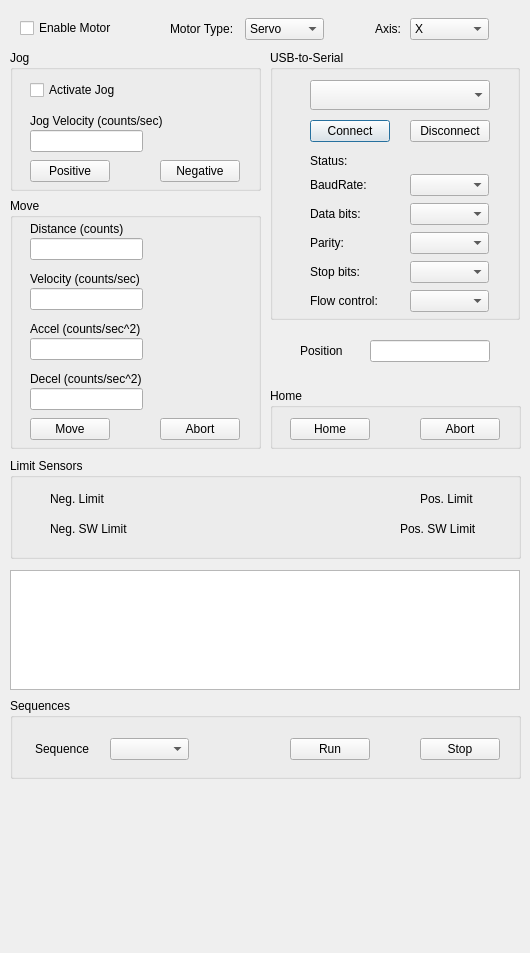
<?xml version="1.0" encoding="UTF-8"?>
<ui version="4.0">
 <class>MainWindow</class>
 <widget class="QDialog" name="MainWindow">
  <property name="geometry">
   <rect>
    <x>0</x>
    <y>0</y>
    <width>530</width>
    <height>953</height>
   </rect>
  </property>
  <property name="windowTitle">
   <string>Dialog</string>
  </property>
  <property name="autoFillBackground">
   <bool>false</bool>
  </property>
  <widget class="QGroupBox" name="USBtoSerialBox">
   <property name="enabled">
    <bool>true</bool>
   </property>
   <property name="geometry">
    <rect>
     <x>270</x>
     <y>50</y>
     <width>250</width>
     <height>270</height>
    </rect>
   </property>
   <property name="title">
    <string>USB-to-Serial</string>
   </property>
   <widget class="QPushButton" name="PushButton_PortConnect">
    <property name="geometry">
     <rect>
      <x>40</x>
      <y>70</y>
      <width>80</width>
      <height>22</height>
     </rect>
    </property>
    <property name="text">
     <string>Connect</string>
    </property>
   </widget>
   <widget class="QPushButton" name="PushButton_PortDisconnect">
    <property name="geometry">
     <rect>
      <x>140</x>
      <y>70</y>
      <width>80</width>
      <height>22</height>
     </rect>
    </property>
    <property name="text">
     <string>Disconnect</string>
    </property>
   </widget>
   <widget class="QComboBox" name="ComboBox_SerialPort">
    <property name="geometry">
     <rect>
      <x>40</x>
      <y>30</y>
      <width>180</width>
      <height>30</height>
     </rect>
    </property>
   </widget>
   <widget class="QLabel" name="flowControlLabel">
    <property name="geometry">
     <rect>
      <x>40</x>
      <y>240</y>
      <width>77</width>
      <height>22</height>
     </rect>
    </property>
    <property name="text">
     <string>Flow control:</string>
    </property>
   </widget>
   <widget class="QComboBox" name="baudRateBox">
    <property name="geometry">
     <rect>
      <x>140</x>
      <y>124</y>
      <width>79</width>
      <height>22</height>
     </rect>
    </property>
   </widget>
   <widget class="QComboBox" name="dataBitsBox">
    <property name="geometry">
     <rect>
      <x>140</x>
      <y>153</y>
      <width>79</width>
      <height>22</height>
     </rect>
    </property>
   </widget>
   <widget class="QComboBox" name="flowControlBox">
    <property name="geometry">
     <rect>
      <x>140</x>
      <y>240</y>
      <width>79</width>
      <height>22</height>
     </rect>
    </property>
   </widget>
   <widget class="QComboBox" name="parityBox">
    <property name="geometry">
     <rect>
      <x>140</x>
      <y>182</y>
      <width>79</width>
      <height>22</height>
     </rect>
    </property>
   </widget>
   <widget class="QLabel" name="dataBitsLabel">
    <property name="geometry">
     <rect>
      <x>40</x>
      <y>153</y>
      <width>77</width>
      <height>22</height>
     </rect>
    </property>
    <property name="text">
     <string>Data bits:</string>
    </property>
   </widget>
   <widget class="QLabel" name="stopBitsLabel">
    <property name="geometry">
     <rect>
      <x>40</x>
      <y>211</y>
      <width>77</width>
      <height>22</height>
     </rect>
    </property>
    <property name="text">
     <string>Stop bits:</string>
    </property>
   </widget>
   <widget class="QComboBox" name="stopBitsBox">
    <property name="geometry">
     <rect>
      <x>140</x>
      <y>211</y>
      <width>79</width>
      <height>22</height>
     </rect>
    </property>
   </widget>
   <widget class="QLabel" name="parityLabel">
    <property name="geometry">
     <rect>
      <x>40</x>
      <y>182</y>
      <width>77</width>
      <height>22</height>
     </rect>
    </property>
    <property name="text">
     <string>Parity:</string>
    </property>
   </widget>
   <widget class="QLabel" name="baudRateLabel">
    <property name="geometry">
     <rect>
      <x>40</x>
      <y>124</y>
      <width>77</width>
      <height>22</height>
     </rect>
    </property>
    <property name="text">
     <string>BaudRate:</string>
    </property>
   </widget>
   <widget class="QLabel" name="Label_ConnectionStatus">
    <property name="geometry">
     <rect>
      <x>40</x>
      <y>100</y>
      <width>180</width>
      <height>22</height>
     </rect>
    </property>
    <property name="text">
     <string>Status:</string>
    </property>
   </widget>
  </widget>
  <widget class="QCheckBox" name="CheckBox_EnableMotor">
   <property name="geometry">
    <rect>
     <x>20</x>
     <y>18</y>
     <width>111</width>
     <height>20</height>
    </rect>
   </property>
   <property name="text">
    <string>Enable Motor</string>
   </property>
  </widget>
  <widget class="QComboBox" name="comboBox">
   <property name="geometry">
    <rect>
     <x>245</x>
     <y>18</y>
     <width>79</width>
     <height>22</height>
    </rect>
   </property>
   <item>
    <property name="text">
     <string>Servo</string>
    </property>
   </item>
   <item>
    <property name="text">
     <string>Stepper</string>
    </property>
   </item>
  </widget>
  <widget class="QLabel" name="label">
   <property name="geometry">
    <rect>
     <x>170</x>
     <y>18</y>
     <width>80</width>
     <height>22</height>
    </rect>
   </property>
   <property name="text">
    <string>Motor Type:</string>
   </property>
  </widget>
  <widget class="QLabel" name="label_2">
   <property name="geometry">
    <rect>
     <x>375</x>
     <y>18</y>
     <width>30</width>
     <height>22</height>
    </rect>
   </property>
   <property name="text">
    <string>Axis: </string>
   </property>
  </widget>
  <widget class="QComboBox" name="ComboBox_AxisSelect">
   <property name="geometry">
    <rect>
     <x>410</x>
     <y>18</y>
     <width>79</width>
     <height>22</height>
    </rect>
   </property>
   <item>
    <property name="text">
     <string>X</string>
    </property>
   </item>
   <item>
    <property name="text">
     <string>Y</string>
    </property>
   </item>
   <item>
    <property name="text">
     <string>Z</string>
    </property>
   </item>
  </widget>
  <widget class="QGroupBox" name="Move">
   <property name="geometry">
    <rect>
     <x>10</x>
     <y>198</y>
     <width>251</width>
     <height>251</height>
    </rect>
   </property>
   <property name="title">
    <string>Move</string>
   </property>
   <widget class="QLineEdit" name="LineEdit_Distance">
    <property name="geometry">
     <rect>
      <x>20</x>
      <y>40</y>
      <width>113</width>
      <height>22</height>
     </rect>
    </property>
   </widget>
   <widget class="QLineEdit" name="LineEdit_Velocity">
    <property name="geometry">
     <rect>
      <x>20</x>
      <y>90</y>
      <width>113</width>
      <height>22</height>
     </rect>
    </property>
   </widget>
   <widget class="QLineEdit" name="LineEdit_Accel">
    <property name="geometry">
     <rect>
      <x>20</x>
      <y>140</y>
      <width>113</width>
      <height>22</height>
     </rect>
    </property>
   </widget>
   <widget class="QLineEdit" name="LineEdit_Decel">
    <property name="geometry">
     <rect>
      <x>20</x>
      <y>190</y>
      <width>113</width>
      <height>22</height>
     </rect>
    </property>
   </widget>
   <widget class="QPushButton" name="PushButton_Move">
    <property name="geometry">
     <rect>
      <x>20</x>
      <y>220</y>
      <width>80</width>
      <height>22</height>
     </rect>
    </property>
    <property name="text">
     <string>Move</string>
    </property>
   </widget>
   <widget class="QPushButton" name="PushButton_Abort">
    <property name="geometry">
     <rect>
      <x>150</x>
      <y>220</y>
      <width>80</width>
      <height>22</height>
     </rect>
    </property>
    <property name="text">
     <string>Abort</string>
    </property>
   </widget>
   <widget class="QLabel" name="IPLabel_2">
    <property name="geometry">
     <rect>
      <x>20</x>
      <y>20</y>
      <width>140</width>
      <height>22</height>
     </rect>
    </property>
    <property name="text">
     <string>Distance (counts)</string>
    </property>
   </widget>
   <widget class="QLabel" name="IPLabel_3">
    <property name="geometry">
     <rect>
      <x>20</x>
      <y>70</y>
      <width>130</width>
      <height>22</height>
     </rect>
    </property>
    <property name="text">
     <string>Velocity (counts/sec)</string>
    </property>
   </widget>
   <widget class="QLabel" name="IPLabel_4">
    <property name="geometry">
     <rect>
      <x>20</x>
      <y>120</y>
      <width>130</width>
      <height>22</height>
     </rect>
    </property>
    <property name="text">
     <string>Accel (counts/sec^2)</string>
    </property>
   </widget>
   <widget class="QLabel" name="IPLabel_5">
    <property name="geometry">
     <rect>
      <x>20</x>
      <y>170</y>
      <width>140</width>
      <height>22</height>
     </rect>
    </property>
    <property name="text">
     <string>Decel (counts/sec^2)</string>
    </property>
   </widget>
  </widget>
  <widget class="QGroupBox" name="groupBox_2">
   <property name="geometry">
    <rect>
     <x>10</x>
     <y>50</y>
     <width>251</width>
     <height>141</height>
    </rect>
   </property>
   <property name="title">
    <string>Jog</string>
   </property>
   <widget class="QLineEdit" name="lineEdit_7">
    <property name="geometry">
     <rect>
      <x>20</x>
      <y>80</y>
      <width>113</width>
      <height>22</height>
     </rect>
    </property>
   </widget>
   <widget class="QLabel" name="IPLabel_6">
    <property name="geometry">
     <rect>
      <x>20</x>
      <y>60</y>
      <width>150</width>
      <height>22</height>
     </rect>
    </property>
    <property name="text">
     <string>Jog Velocity (counts/sec)</string>
    </property>
   </widget>
   <widget class="QPushButton" name="pushButton_3">
    <property name="geometry">
     <rect>
      <x>20</x>
      <y>110</y>
      <width>80</width>
      <height>22</height>
     </rect>
    </property>
    <property name="text">
     <string>Positive</string>
    </property>
   </widget>
   <widget class="QPushButton" name="pushButton_4">
    <property name="geometry">
     <rect>
      <x>150</x>
      <y>110</y>
      <width>80</width>
      <height>22</height>
     </rect>
    </property>
    <property name="text">
     <string>Negative</string>
    </property>
   </widget>
   <widget class="QCheckBox" name="checkBox_2">
    <property name="geometry">
     <rect>
      <x>20</x>
      <y>30</y>
      <width>91</width>
      <height>20</height>
     </rect>
    </property>
    <property name="text">
     <string>Activate Jog</string>
    </property>
   </widget>
  </widget>
  <widget class="QGroupBox" name="groupBox_3">
   <property name="geometry">
    <rect>
     <x>270</x>
     <y>388</y>
     <width>251</width>
     <height>61</height>
    </rect>
   </property>
   <property name="title">
    <string>Home</string>
   </property>
   <widget class="QPushButton" name="pushButton_5">
    <property name="geometry">
     <rect>
      <x>150</x>
      <y>30</y>
      <width>80</width>
      <height>22</height>
     </rect>
    </property>
    <property name="text">
     <string>Abort</string>
    </property>
   </widget>
   <widget class="QPushButton" name="pushButton_6">
    <property name="geometry">
     <rect>
      <x>20</x>
      <y>30</y>
      <width>80</width>
      <height>22</height>
     </rect>
    </property>
    <property name="text">
     <string>Home</string>
    </property>
   </widget>
  </widget>
  <widget class="QLabel" name="IPLabel_7">
   <property name="geometry">
    <rect>
     <x>300</x>
     <y>340</y>
     <width>61</width>
     <height>22</height>
    </rect>
   </property>
   <property name="text">
    <string>Position</string>
   </property>
  </widget>
  <widget class="QLineEdit" name="lineEdit_8">
   <property name="geometry">
    <rect>
     <x>370</x>
     <y>340</y>
     <width>120</width>
     <height>22</height>
    </rect>
   </property>
   <property name="text">
    <string/>
   </property>
  </widget>
  <widget class="QGroupBox" name="groupBox_4">
   <property name="geometry">
    <rect>
     <x>10</x>
     <y>458</y>
     <width>511</width>
     <height>101</height>
    </rect>
   </property>
   <property name="title">
    <string>Limit Sensors</string>
   </property>
   <widget class="QLabel" name="IPLabel_8">
    <property name="geometry">
     <rect>
      <x>40</x>
      <y>30</y>
      <width>71</width>
      <height>22</height>
     </rect>
    </property>
    <property name="text">
     <string>Neg. Limit</string>
    </property>
   </widget>
   <widget class="QLabel" name="IPLabel_9">
    <property name="geometry">
     <rect>
      <x>40</x>
      <y>60</y>
      <width>91</width>
      <height>22</height>
     </rect>
    </property>
    <property name="text">
     <string>Neg. SW Limit</string>
    </property>
   </widget>
   <widget class="QLabel" name="IPLabel_10">
    <property name="geometry">
     <rect>
      <x>390</x>
      <y>60</y>
      <width>91</width>
      <height>22</height>
     </rect>
    </property>
    <property name="layoutDirection">
     <enum>Qt::LayoutDirection::RightToLeft</enum>
    </property>
    <property name="text">
     <string>Pos. SW Limit</string>
    </property>
   </widget>
   <widget class="QLabel" name="IPLabel_11">
    <property name="geometry">
     <rect>
      <x>410</x>
      <y>30</y>
      <width>71</width>
      <height>22</height>
     </rect>
    </property>
    <property name="layoutDirection">
     <enum>Qt::LayoutDirection::LeftToRight</enum>
    </property>
    <property name="text">
     <string>Pos. Limit</string>
    </property>
   </widget>
  </widget>
  <widget class="QGroupBox" name="groupBox_6">
   <property name="geometry">
    <rect>
     <x>10</x>
     <y>698</y>
     <width>511</width>
     <height>81</height>
    </rect>
   </property>
   <property name="title">
    <string>Sequences</string>
   </property>
   <widget class="QLabel" name="label_3">
    <property name="geometry">
     <rect>
      <x>25</x>
      <y>40</y>
      <width>80</width>
      <height>22</height>
     </rect>
    </property>
    <property name="text">
     <string>Sequence</string>
    </property>
   </widget>
   <widget class="QComboBox" name="comboBox_3">
    <property name="geometry">
     <rect>
      <x>100</x>
      <y>40</y>
      <width>79</width>
      <height>22</height>
     </rect>
    </property>
   </widget>
   <widget class="QPushButton" name="pushButton_7">
    <property name="geometry">
     <rect>
      <x>280</x>
      <y>40</y>
      <width>80</width>
      <height>22</height>
     </rect>
    </property>
    <property name="text">
     <string>Run</string>
    </property>
   </widget>
   <widget class="QPushButton" name="pushButton_8">
    <property name="geometry">
     <rect>
      <x>410</x>
      <y>40</y>
      <width>80</width>
      <height>22</height>
     </rect>
    </property>
    <property name="text">
     <string>Stop</string>
    </property>
   </widget>
  </widget>
  <widget class="QPlainTextEdit" name="console">
   <property name="geometry">
    <rect>
     <x>10</x>
     <y>570</y>
     <width>510</width>
     <height>120</height>
    </rect>
   </property>
  </widget>
 </widget>
 <resources/>
 <connections/>
</ui>
